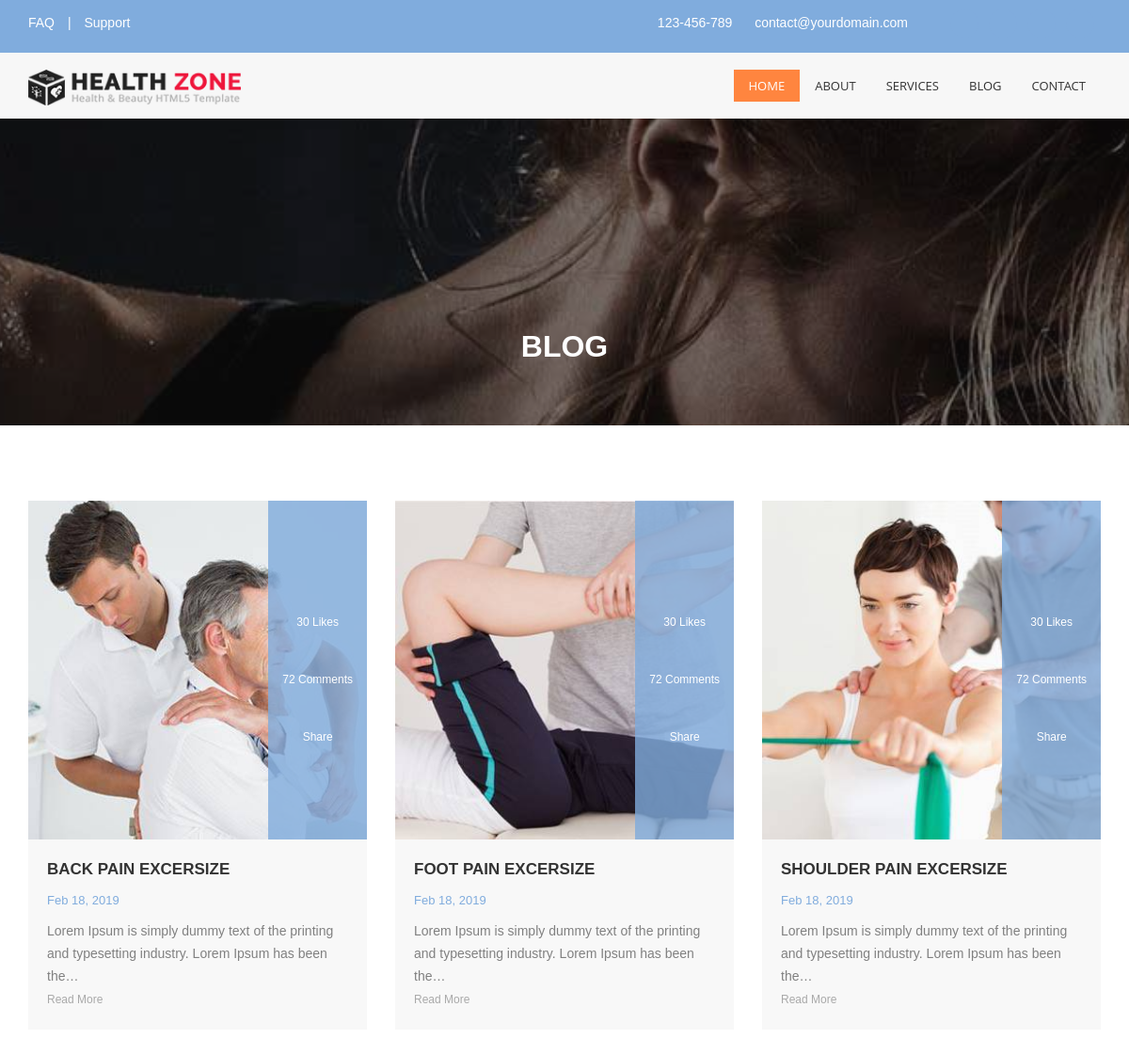
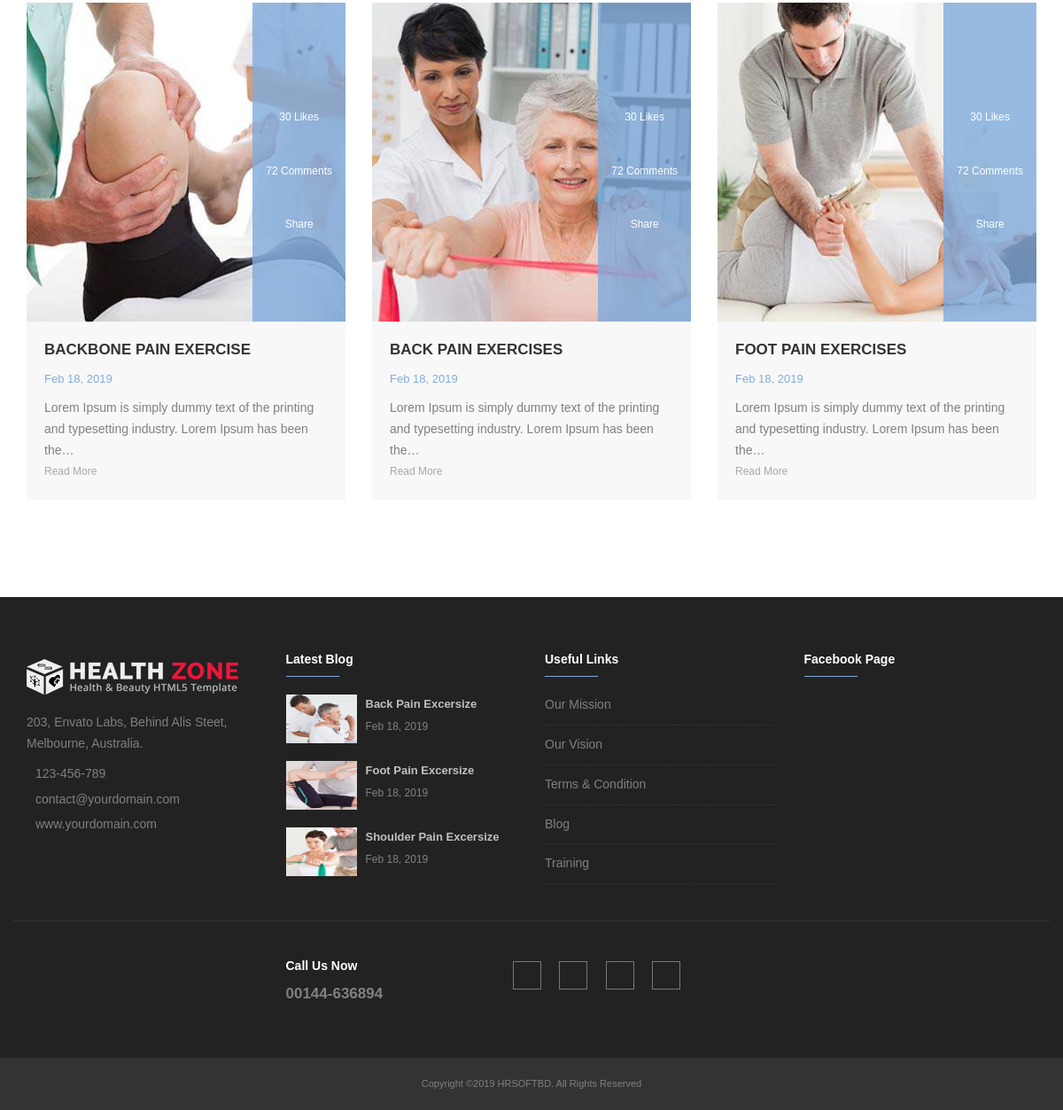
The page /index.php/site/blog on the database its author committed (2 pictures, top to bottom).
### tables this page shows
CREATE TABLE `tbl_general` (
  `id` int(11) NOT NULL,
  `name` varchar(200) NOT NULL,
  `value` text NOT NULL
);

CREATE TABLE `tbl_blog` (
  `id` int(11) NOT NULL,
  `title` text NOT NULL,
  `body` text,
  `photo` text,
  `date` varchar(10) NOT NULL DEFAULT '0000-00-00',
  `insert_by` int(11) NOT NULL,
  `insert_time` timestamp NOT NULL DEFAULT CURRENT_TIMESTAMP
);

### application/controllers/Site.php (called while the page is built, shortened)
<?php
class Site extends CI_Controller {
    function __construct() {
        $this->load->helper('text');
    }
    public function blog() {
        $data['blogs']    = $this->db->order_by('id','desc')->get('tbl_blog')->result();
        $data['contents'] = 'frontend/blog';
        $this->load->view('frontend/welcome', $data);
    }
}

### index.php (called while the page is built, shortened)
<?php
require_once BASEPATH.'core/CodeIgniter.php';

### application/views/frontend/blog.php (the view, shortened to what this page needs)
<div class="main-content">
    <section class="inner-header divider parallax layer-overlay overlay-dark-5" data-parallax-ratio="0.7" data-bg-img="<?php echo base_url(); ?>front_end_assets/images/bg/bg1.jpg">
        <div class="container pt-100 pb-50">
            <div class="section-content pt-100">
                <div class="row">
                    <div class="col-md-12">
                        <h3 class="title text-white">Blog</h3>
                    </div>
                </div>
            </div>
        </div>
    </section>
    <section>
        <div class="container">
            <div class="row multi-row-clearfix">
                <div class="blog-posts">
                    <?php foreach ($blogs as $key => $blog_value) { ?>
                    <div class="col-md-4">
                        <article class="post clearfix mb-30">
                            <div class="entry-header">
                                <div class="post-thumb thumb"> <img class="img-responsive img-fullwidth" alt="" src="<?php echo base_url($blog_value->photo); ?>"> </div>
                                <div class="entry-meta meta-absolute text-center pl-15 pr-15">
                                    <div class="display-table">
                                        <div class="display-table-cell">
                                            <ul class="font-12">
                                                <li><a href="#" class="text-white"><i class="fa fa-thumbs-o-up"></i> <br>
                                                    30 Likes</a>
                                                </li>
                                                <li class="mt-20"><a href="#" class="text-white"><i class="fa fa-comments-o"></i> <br>
                                                    72 Comments</a>
                                                </li>
                                                <li class="mt-20"><a href="#" class="text-white"><i class="fa fa-share-square-o"></i> <br>
                                                    Share</a>
                                                </li>
                                            </ul>
                                        </div>
                                    </div>
                                </div>
                            </div>
                            <div class="entry-content p-20">
                                <h4 class="entry-title text-white text-uppercase"><a href="<?php echo base_url('site/blog_details/'.$blog_value->id); ?>"><?php echo $blog_value->title; ?></a></h4>
                                <ul class="entry-date list-inline mt-10 mb-10">
                                    <li><a href="#" class="text-theme-colored"><?php echo date('M d, Y',strtotime($blog_value->date)); ?></a></li>
                                </ul>
                                <?php echo character_limiter(strip_tags($blog_value->body),100); ?>
                                <br>
                                <a href="<?php echo base_url('site/blog_details/'.$blog_value->id); ?>" class="btn-read-more btn-sm">Read More</a>
                            </div>
                        </article>
                    </div>
                    <?php } ?>
                </div>
            </div>
        </div>
    </section>
</div>

### application/views/frontend/welcome.php (shortened to what this page needs)
<?php
    $header_phone = $this->db->where('name','header-phone')->get('tbl_general')->row()->value;
    $header_email = $this->db->where('name','header-email')->get('tbl_general')->row()->value;
    $footer_address = $this->db->where('name','footer-address')->get('tbl_general')->row()->value;
    $footer_phone = $this->db->where('name','footer-phone')->get('tbl_general')->row()->value;
    $footer_email = $this->db->where('name','footer-email')->get('tbl_general')->row()->value;
    $footer_website = $this->db->where('name','footer-website')->get('tbl_general')->row()->value;
    $call_now_title = $this->db->where('name','call-us-now-title')->get('tbl_general')->row()->value;
    $call_now_value = $this->db->where('name','call-us-now-value')->get('tbl_general')->row()->value;
    $blogs  = $this->db->order_by('id','desc')->limit('3')->get('tbl_blog')->result();
    ?>
<!DOCTYPE html>
<html dir="ltr" lang="en">
    <head>
        <link href="<?php echo base_url(); ?>front_end_assets/css/bootstrap.min.css" rel="stylesheet" type="text/css">
        <link href="<?php echo base_url(); ?>front_end_assets/css/jquery-ui.min.css" rel="stylesheet" type="text/css">
        <link href="<?php echo base_url(); ?>front_end_assets/css/animate.css" rel="stylesheet" type="text/css">
        <link href="<?php echo base_url(); ?>front_end_assets/css/css-plugin-collections.css" rel="stylesheet"/>
        <link id="menuzord-menu-skins" href="<?php echo base_url(); ?>front_end_assets/css/menuzord-skins/menuzord-boxed.css" rel="stylesheet"/>
        <link href="<?php echo base_url(); ?>front_end_assets/css/style-main.css" rel="stylesheet" type="text/css">
        <link href="<?php echo base_url(); ?>front_end_assets/css/colors/theme-skin-sky-blue-light.css" rel="stylesheet" type="text/css">
        <link href="<?php echo base_url(); ?>front_end_assets/css/preloader.css" rel="stylesheet" type="text/css">
        <link href="<?php echo base_url(); ?>front_end_assets/css/custom-bootstrap-margin-padding.css" rel="stylesheet" type="text/css">
        <link href="<?php echo base_url(); ?>front_end_assets/css/responsive.css" rel="stylesheet" type="text/css">
        <link  href="<?php echo base_url(); ?>front_end_assets/js/revolution-slider/css/settings.css" rel="stylesheet" type="text/css"/>
        <link  href="<?php echo base_url(); ?>front_end_assets/js/revolution-slider/css/layers.css" rel="stylesheet" type="text/css"/>
        <link  href="<?php echo base_url(); ?>front_end_assets/js/revolution-slider/css/navigation.css" rel="stylesheet" type="text/css"/>
    </head>
    <body>
        <div id="wrapper">
            <header id="header" class="header">
                <div class="header-top sm-text-center bg-theme-colored">
                    <div class="container">
                        <div class="row">
                            <div class="col-md-4">
                                <nav>
                                    <ul class="list-inline sm-text-center text-left flip mt-5">
                                        <li> <a class="text-white" href="<?php echo base_url('site/faq') ?>">FAQ</a> </li>
                                        <li class="text-white">|</li>
                                        <li> <a class="text-white" href="<?php echo base_url('site/contact') ?>">Support</a> </li>
                                    </ul>
                                </nav>
                            </div>
                            <div class="col-md-6">
                                <div class="widget m-0 mt-5 no-border">
                                    <ul class="list-inline text-right sm-text-center">
                                        <li class="pl-10 pr-10 mb-0 pb-0">
                                            <div class="header-widget text-white"><i class="fa fa-phone"></i> <?php echo $header_phone; ?> </div>
                                        </li>
                                        <li class="pl-10 pr-10 mb-0 pb-0">
                                            <div class="header-widget text-white"><i class="fa fa-envelope-o"></i> <?php echo $header_email; ?> </div>
                                        </li>
                                    </ul>
                                </div>
                            </div>
                            <div class="col-md-2 text-right flip sm-text-center">
                                <div class="widget m-0">
                                    <ul class="styled-icons icon-dark icon-circled icon-theme-colored icon-sm">
                                        <li class="mb-0 pb-0"><a href="#"><i class="fa fa-facebook"></i></a></li>
                                        <li class="mb-0 pb-0"><a href="#"><i class="fa fa-twitter"></i></a></li>
                                        <li class="mb-0 pb-0"><a href="#"><i class="fa fa-instagram"></i></a></li>
                                        <li class="mb-0 pb-0"><a href="#"><i class="fa fa-linkedin text-white"></i></a></li>
                                    </ul>
                                </div>
                            </div>
                        </div>
                    </div>
                </div>
                <div class="header-nav">
                    <div class="header-nav-wrapper navbar-scrolltofixed bg-lighter">
                        <div class="container">
                            <nav id="menuzord-right" class="menuzord orange no-bg">
                                <a class="menuzord-brand pull-left flip" href="<?php echo base_url(); ?>"><img src="<?php echo base_url(); ?>front_end_assets/images/logo-wide.png" alt=""></a>
                                <ul class="menuzord-menu">
                                    <li class="active"><a href="<?php echo base_url(); ?>">Home</a></li>
                                    <li><a href="<?php echo base_url(); ?>site/about_us">About</a></li>
                                    <li><a href="<?php echo base_url(); ?>site/services">Services</a></li>
                                    <li><a href="<?php echo base_url(); ?>site/blog">Blog</a></li>
                                    <li><a href="<?php echo base_url(); ?>site/contact">Contact</a></li>
                                </ul>
                            </nav>
                        </div>
                    </div>
                </div>
            </header>
            <?php $this->load->view($contents); ?>
            <footer id="footer" class="footer bg-black-222">
                <div class="container pb-50">
                    <div class="row border-bottom-black">
                        <div class="col-sm-6 col-md-3">
                            <div class="widget dark">
                                <img class="mt-10 mb-20" alt="" src="<?php echo base_url() ?>front_end_assets/images/logo-wide-white.png">
                                <p><?php echo $footer_address;?></p>
                                <ul class="list-inline mt-5">
                                    <li class="m-0 pl-10 pr-10"> <i class="fa fa-phone text-theme-colored mr-5"></i> <a class="text-gray" href="#"><?php echo $footer_phone;?></a> </li>
                                    <li class="m-0 pl-10 pr-10"> <i class="fa fa-envelope-o text-theme-colored mr-5"></i> <a class="text-gray" href="#"><?php echo $footer_email;?></a> </li>
                                    <li class="m-0 pl-10 pr-10"> <i class="fa fa-globe text-theme-colored mr-5"></i> <a class="text-gray" href="#"><?php echo $footer_website;?></a> </li>
                                </ul>
                            </div>
                        </div>
                        <div class="col-sm-6 col-md-3">
                            <div class="widget dark">
                                <h5 class="widget-title line-bottom">Latest Blog</h5>
                                <div class="latest-posts">
                                    <?php foreach ($blogs as $key => $blog_value) { ?>
                                    <article class="post media-post clearfix pb-0 mb-10">
                                        <a href="<?php echo base_url('site/blog_details/'.$blog_value->id); ?>" class="post-thumb"><img alt="" src="<?php echo base_url($blog_value->photo); ?>" style="width: 80px; height: 55px;"></a>
                                        <div class="post-right">
                                            <h5 class="post-title mt-0 mb-5"><a href="<?php echo base_url('site/blog_details/'.$blog_value->id); ?>"><?php echo $blog_value->title; ?></a></h5>
                                            <p class="post-date mb-0 font-12"><?php echo date('M d, Y',strtotime($blog_value->date)); ?></p>
                                        </div>
                                    </article>
                                    <?php } ?>
                                </div>
                            </div>
                        </div>
                        <div class="col-sm-6 col-md-3">
                            <div class="widget dark">
                                <h5 class="widget-title line-bottom">Useful Links</h5>
                                <ul class="list angle-double-right list-border">
                                    <li><a href="<?php echo base_url('site/our_mission') ?>">Our Mission</a></li>
                                    <li><a href="<?php echo base_url('site/our_vision') ?>">Our Vision</a></li>
                                    <li><a href="<?php echo base_url('site/terms_policy') ?>">Terms & Condition</a></li>
                                    <li><a href="<?php echo base_url('site/blog') ?>">Blog</a></li>
                                    <li><a href="<?php echo base_url('site/training') ?>">Training</a></li>
                                </ul>
                            </div>
                        </div>
                        <div class="col-sm-6 col-md-3">
                            <div class="widget dark">
                                <h5 class="widget-title line-bottom">Facebook Page</h5>
                                <div class="opening-hours">
                                    <iframe src="https://www.facebook.com/plugins/page.php?href=https%3A%2F%2Fwww.facebook.com%2Fhrsoftbd&tabs&width=340&height=70&small_header=true&adapt_container_width=false&hide_cover=true&show_facepile=false&appId" width="340" height="70" style="border:none;overflow:hidden" scrolling="no" frameborder="0" allowTransparency="true" allow="encrypted-media"></iframe>
                                </div>
                            </div>
                        </div>
                    </div>
                    <div class="row mt-10">
                        <div class="col-md-5 col-md-offset-3 mt-20">
                            <div class="pull-right">
                                <ul class="styled-icons icon-bordered small square list-inline mt-10">
                                    <li><a target="_blank" href="http://facebook.com"><i class="fa fa-facebook text-white"></i></a></li>
                                    <li><a target="_blank" href="http://twitter.com"><i class="fa fa-twitter text-white"></i></a></li>
                                    <li><a target="_blank" href="http://skype.com"><i class="fa fa-skype text-white"></i></a></li>
                                    <li><a target="_blank" href="http://youtube.com"><i class="fa fa-youtube text-white"></i></a></li>
                                </ul>
                            </div>
                            <div class="pull-left">
                                <h5 class="text-white"><?php echo $call_now_title; ?></h5>
                                <h4 class="text-gray"><?php echo $call_now_value; ?></h4>
                            </div>
                        </div>
                    </div>
                </div>
                <div class="container-fluid copy-right p-20 bg-black-333">
                    <div class="row text-center">
                        <div class="col-md-12">
                            <p class="font-11 text-black-777 m-0">Copyright &copy;<?php echo date('Y'); ?> HRSOFTBD. All Rights Reserved</p>
                        </div>
                    </div>
                </div>
            </footer>
        </div>
    </body>
</html>

### rows shown on the page
tbl_general: value "123-456-789"
tbl_general: value "contact@yourdomain.com"
tbl_blog: photo (picture), title "BACK PAIN EXCERSIZE", date "Feb 18, 2019", body "Lorem Ipsum is simply dummy text of the printing and typesetting industry. Lorem Ipsum has been the…", title "Back Pain Excersize"
tbl_blog: photo (picture), title "FOOT PAIN EXCERSIZE", date "Feb 18, 2019", body "Lorem Ipsum is simply dummy text of the printing and typesetting industry. Lorem Ipsum has been the…", title "Foot Pain Excersize"
tbl_blog: photo (picture), title "SHOULDER PAIN EXCERSIZE", date "Feb 18, 2019", body "Lorem Ipsum is simply dummy text of the printing and typesetting industry. Lorem Ipsum has been the…", title "Shoulder Pain Excersize"
tbl_blog: photo (picture), title "BACKBONE PAIN EXERCISE", date "Feb 18, 2019", body "Lorem Ipsum is simply dummy text of the printing and typesetting industry. Lorem Ipsum has been the…"
tbl_blog: photo (picture), title "BACK PAIN EXERCISES", date "Feb 18, 2019", body "Lorem Ipsum is simply dummy text of the printing and typesetting industry. Lorem Ipsum has been the…"
tbl_blog: photo (picture), title "FOOT PAIN EXERCISES", date "Feb 18, 2019", body "Lorem Ipsum is simply dummy text of the printing and typesetting industry. Lorem Ipsum has been the…"
tbl_general: value "203, Envato Labs, Behind Alis Steet, Melbourne, Australia."
tbl_general: value "123-456-789"
tbl_general: value "contact@yourdomain.com"
tbl_general: value "www.yourdomain.com"
tbl_general: value "Call Us Now"
tbl_general: value "00144-636894"
